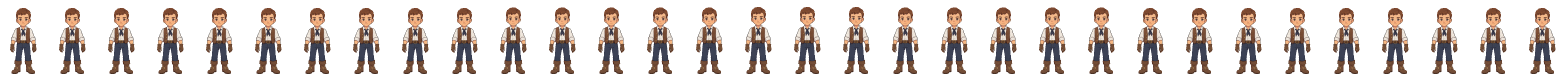
#> input picture art/arthur__crop_down_idle.png, 3136 x 148 px, given in place of arthur_side_walk.png, which was not available (shown at 1/2 size)
$ python qa_cross.py
#> lines starting #> are read from the running program, lines starting #| are printed output that depends on the picture; after the words box and inside, x2 and y2 are one past the last pixel; in counts of white or black regions, pixels touching at a corner belong together
"""usage: python3 qa_cross.py <name>
Cross-animation check: Arthur must be the same size and in the same place in every
animation of a direction (walk vs idle), and centred/grounded identically in all of them."""
import sys
import numpy as np
from PIL import Image

import os
ART = os.path.join(os.path.dirname(os.path.abspath(__file__)), "..", "..", "art")
NAME = sys.argv[1] if len(sys.argv) > 1 else "arthur"
from cells import CELL_W, FOOT_Y, K, CENTER_X
R = lambda v: int(round(v * K))


def measure(name):
#> called with name = 'side_walk'
    a = np.array(Image.open(f"{ART}/{NAME}_{name}.png"))[:, :, 3]
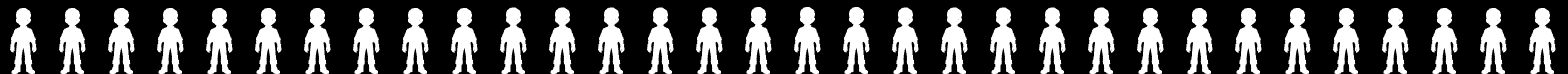
#> a: shape (148, 3136) (shown at 1/2 size); min 0, max 255, mean 72.3
    W, T, C, B = [], [], [], []
    for i in range(a.shape[1] // CELL_W):
        m = a[:, i * CELL_W:(i + 1) * CELL_W] >= 128
        ys, _ = np.where(m)
        top, bot = ys.min(), ys.max()
        hw = np.where(m[top + R(18):top + R(26)])[1]
        W.append(hw.max() - hw.min())                       # head width
        r = np.where(m[top + R(55):top + R(65)])[1]                  # chest band
        T.append(np.percentile(r, 90) - np.percentile(r, 10))
        C.append(np.where(m[top + R(50):top + R(70)])[1].mean())
        B.append(bot)
#> this loop made 32 passes
#> top on passes 1 to 12: 16, 16, 16, 16, 16, 16, 16, 16, 16, 16, 15, 15
#> pass 1, in measure, `m = a[:, i * CELL_W:(i + 1) * CELL_W] >= 128`:
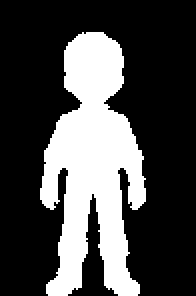
#> m: shape (148, 98) bool (shown 2 times larger); 28.7% white; 1 white region, box (x1, y1, x2, y2) and area: (20, 16, 73, 148) 4159
#> after the loop, B = 32 values from 147 to 147; C = 32 values, max 46.17 at index 11, min 46.03 at index 6, mean 46.1; T = 32 values from 38 to 38; W = 32 values from 29 to 29
    return np.median(W), np.median(T), np.mean(C), sorted(set(B))


fail = False
print("== cross-check (head width / chest width / centre / ground)")
for d in ["side", "down", "up"]:
    w = measure(f"{d}_walk")
#> w = (29, 38, 46.1, [147])
    i = measure(f"{d}_idle")
#> call 2 of measure, with name = 'side_idle'
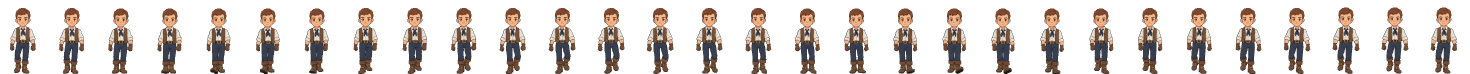
#> input picture art/arthur__crop_down_walk.png, 2940 x 148 px, given in place of arthur_side_idle.png, which was not available (shown at 1/2 size)
#> in measure (call 2), `a = np.array(Image.open(f"{ART}/{NAME}_{name}.png"))[:, :, 3]`:
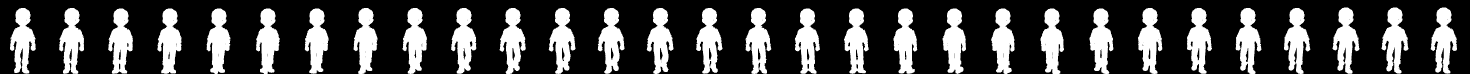
#> a: shape (148, 2940) (shown at 1/2 size); min 0, max 255, mean 68.2
#> the loop in measure (call 2), `for i in range(a.shape[1] // CELL_W):` made 30 passes
#> top on passes 1 to 12: 16, 16, 17, 17, 17, 17, 17, 16, 16, 16, 16, 16
#> pass 1, in measure (call 2), `m = a[:, i * CELL_W:(i + 1) * CELL_W] >= 128`:
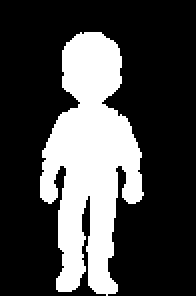
#> m: shape (148, 98) bool (shown 2 times larger); 27.6% white; 1 white region, box (x1, y1, x2, y2) and area: (20, 16, 72, 148) 3998
#> pass 3, in measure (call 2), `m = a[:, i * CELL_W:(i + 1) * CELL_W] >= 128`:
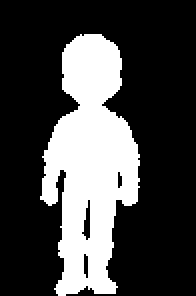
#> m: shape (148, 98) bool (shown 2 times larger); 27.3% white; 1 white region, box (x1, y1, x2, y2) and area: (20, 17, 70, 148) 3965
#> after the loop in measure (call 2), `for i in range(a.shape[1] // CELL_W):`:
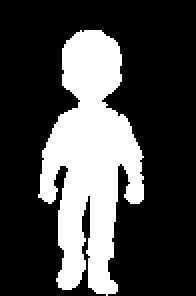
#> m: shape (148, 98) bool (shown 2 times larger); 27.6% white; 1 white region, box (x1, y1, x2, y2) and area: (19, 15, 72, 148) 3999
#> after the loop in measure (call 2), `for i in range(a.shape[1] // CELL_W):`: B = 30 values from 147 to 147; C = 30 values, max 45.99 at index 19, min 45.08 at index 4, mean 45.55; T = 30 values, max 39 at index 0, min 35 at index 21, mean 37.25; W = 30 values from 29 to 29
#> i = (29, 37, 45.55, [147])
    print(f"   {d:5s} walk head {w[0]:.0f} chest {w[1]:.0f} centre {w[2]:.1f} ground {w[3]} | "
          f"idle head {i[0]:.0f} chest {i[1]:.0f} centre {i[2]:.1f} ground {i[3]}")
#|    side  walk head 29 chest 38 centre 46.1 ground [147] | idle head 29 chest 37 centre 45.5 ground [147]
    if abs(w[0] - i[0]) > 1.5 * K:
        if os.environ.get("HEAD_LOCK", "1") == "0" and abs(w[0] - i[0]) / i[0] <= 0.07:
            # Sprixen's own head: hair moves and the face is drawn a touch narrower in the walk
            print(f"   note: {d} head width walk {w[0]:.0f} vs idle {i[0]:.0f} (Sprixen head, within 7%)")
        else:
            print(f"   FAIL: {d} head width differs walk {w[0]:.0f} vs idle {i[0]:.0f}"); fail = True
    if abs(w[1] - i[1]) / max(i[1], 1) > 0.12:
        # chest width also changes with how far the torso is turned in each pose; scale itself
        # is matched by match_scale.py, so this is a note for the visual pass, not a failure
        print(f"   note: {d} chest width walk {w[1]:.0f} vs idle {i[1]:.0f} (torso turn) - check visually")
    for x, nm in ((w, "walk"), (i, "idle")):
        if abs(x[2] - CENTER_X) > 1.5 * K:
            print(f"   FAIL: {d} {nm} not centred ({x[2]:.1f})"); fail = True
        if x[3] != [FOOT_Y]:
            print(f"   FAIL: {d} {nm} feet not all on row {FOOT_Y}: {x[3]}"); fail = True
#> this loop made 2 passes
#> (x, nm) on passes 1 to 2: ((29, 38, 46.1, [147]), 'walk'), ((29, 37, 45.55, [147]), 'idle')
#> (the run stopped early here; a loop or call above may not have finished)
